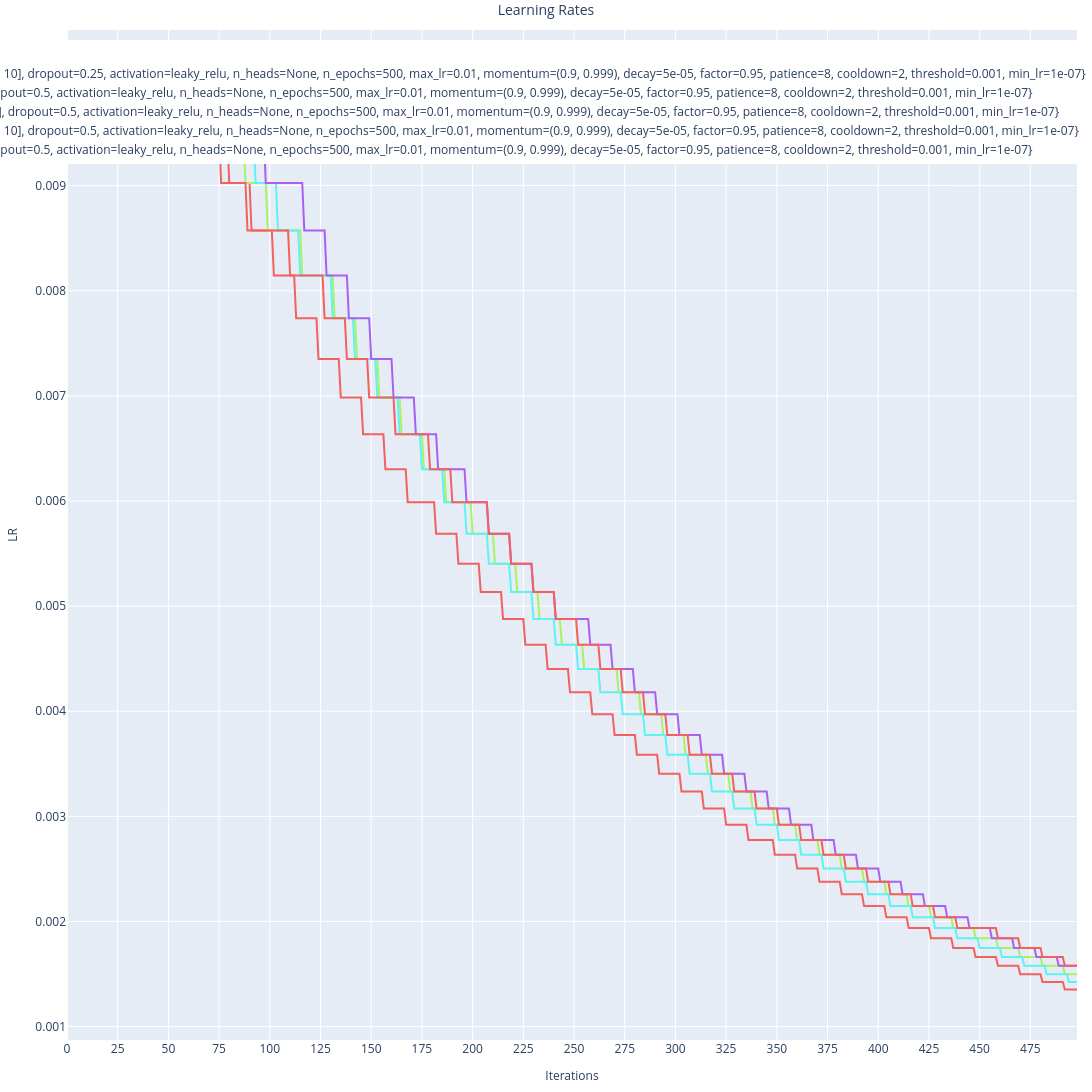

Notebook code for this chart:
### Code cell
VisUtils.multi_line_plot(
    x_ticks_inc=25
    , y_axis_label="LR"
    , x_axis_label="Iterations"
    , title=f"Learning Rates"
    , fig_size=(16 * 100 * 1.5, 9 * 100 * 1.5)
    , x=[
        iter_idx for iter_idx in range(
            0
            , max(
                top_runs
                , key=lambda run: run.idps[-1].iter_idx
            ).idps[-1].iter_idx
        )
    ]
    , yss_legend=[
        ['LR']
        , [str(run) for run in top_runs]
    ]
    , yss=[
        [
            [idp.lr for idp in run.idps]
        ] for run in top_runs
    ]
)

### Figure 1 — Plotly figure (JSON) as saved in the notebook; plotly's stock layout.template omitted (floating-point values rounded to 4 significant figures; data arrays with more than 128 entries replaced by an {"elided": "..."} marker saying what was removed)
{"data": [{"line": {"color": "#f26060", "dash": "solid", "width": 2}, "mode": "lines", "name": "{", "showlegend": false, "type": "scatter", "x": {"elided": "499 int values"}, "y": {"elided": "500 float values"}}, {"line": {"color": "#a9f260", "dash": "solid", "width": 2}, "mode": "lines", "name": "{", "showlegend": false, "type": "scatter", "x": {"elided": "499 int values"}, "y": {"elided": "500 float values"}}, {"line": {"color": "#60f2f2", "dash": "solid", "width": 2}, "mode": "lines", "name": "{", "showlegend": false, "type": "scatter", "x": {"elided": "499 int values"}, "y": {"elided": "500 float values"}}, {"line": {"color": "#a960f2", "dash": "solid", "width": 2}, "mode": "lines", "name": "{", "showlegend": false, "type": "scatter", "x": {"elided": "499 int values"}, "y": {"elided": "500 float values"}}, {"line": {"color": "#f26060", "dash": "solid", "width": 2}, "mode": "lines", "name": "{", "showlegend": false, "type": "scatter", "x": {"elided": "499 int values"}, "y": {"elided": "500 float values"}}, {"line": {"color": "black", "dash": "solid", "width": 2}, "mode": "lines", "name": "LR", "type": "scatter", "x": [null], "y": [null]}, {"line": {"color": "#f26060", "width": 2}, "mode": "lines", "name": "{loss=cross_entropy, device=mps, net=feed_fwd, dims=[784, 512, 256, 128, 64, 10], dropout=0.25, activation=leaky_relu, n_heads=None, n_epochs=500, max_lr=0.01, momentum=(0.9, 0.999), decay=5e-05, factor=0.95, patience=8, cooldown=2, threshold=0.001, min_lr=1e-07}", "type": "scatter", "x": [null], "y": [null]}, {"line": {"color": "#a9f260", "width": 2}, "mode": "lines", "name": "{loss=cross_entropy, device=mps, net=feed_fwd, dims=[784, 512, 256, 10], dropout=0.5, activation=leaky_relu, n_heads=None, n_epochs=500, max_lr=0.01, momentum=(0.9, 0.999), decay=5e-05, factor=0.95, patience=8, cooldown=2, threshold=0.001, min_lr=1e-07}", "type": "scatter", "x": [null], "y": [null]}, {"line": {"color": "#60f2f2", "width": 2}, "mode": "lines", "name": "{loss=cross_entropy, device=mps, net=feed_fwd, dims=[784, 512, 256, 128, 10], dropout=0.5, activation=leaky_relu, n_heads=None, n_epochs=500, max_lr=0.01, momentum=(0.9, 0.999), decay=5e-05, factor=0.95, patience=8, cooldown=2, threshold=0.001, min_lr=1e-07}", "type": "scatter", "x": [null], "y": [null]}, {"line": {"color": "#a960f2", "width": 2}, "mode": "lines", "name": "{loss=cross_entropy, device=mps, net=feed_fwd, dims=[784, 512, 256, 128, 64, 10], dropout=0.5, activation=leaky_relu, n_heads=None, n_epochs=500, max_lr=0.01, momentum=(0.9, 0.999), decay=5e-05, factor=0.95, patience=8, cooldown=2, threshold=0.001, min_lr=1e-07}", "type": "scatter", "x": [null], "y": [null]}, {"line": {"color": "#f26060", "width": 2}, "mode": "lines", "name": "{loss=cross_entropy, device=mps, net=feed_fwd, dims=[784, 256, 128, 10], dropout=0.5, activation=leaky_relu, n_heads=None, n_epochs=500, max_lr=0.01, momentum=(0.9, 0.999), decay=5e-05, factor=0.95, patience=8, cooldown=2, threshold=0.001, min_lr=1e-07}", "type": "scatter", "x": [null], "y": [null]}], "layout": {"height": 1350, "legend": {"orientation": "v", "x": 0.99, "xanchor": "right", "y": 0.99, "yanchor": "top"}, "margin": {"b": 15, "l": 15, "pad": 0, "r": 15, "t": 30}, "title": {"font": {"size": 14}, "text": "Learning Rates", "x": 0.5}, "width": 2400, "xaxis": {"anchor": "y", "domain": [0, 1], "tickmode": "array", "tickvals": [0, 25, 50, 75, 100, 125, 150, 175, 200, 225, 250, 275, 300, 325, 350, 375, 400, 425, 450, 475], "title": {"font": {"size": 12}, "text": "Iterations"}}, "yaxis": {"anchor": "x", "domain": [0, 1], "title": {"font": {"size": 12}, "text": "LR"}}}}
